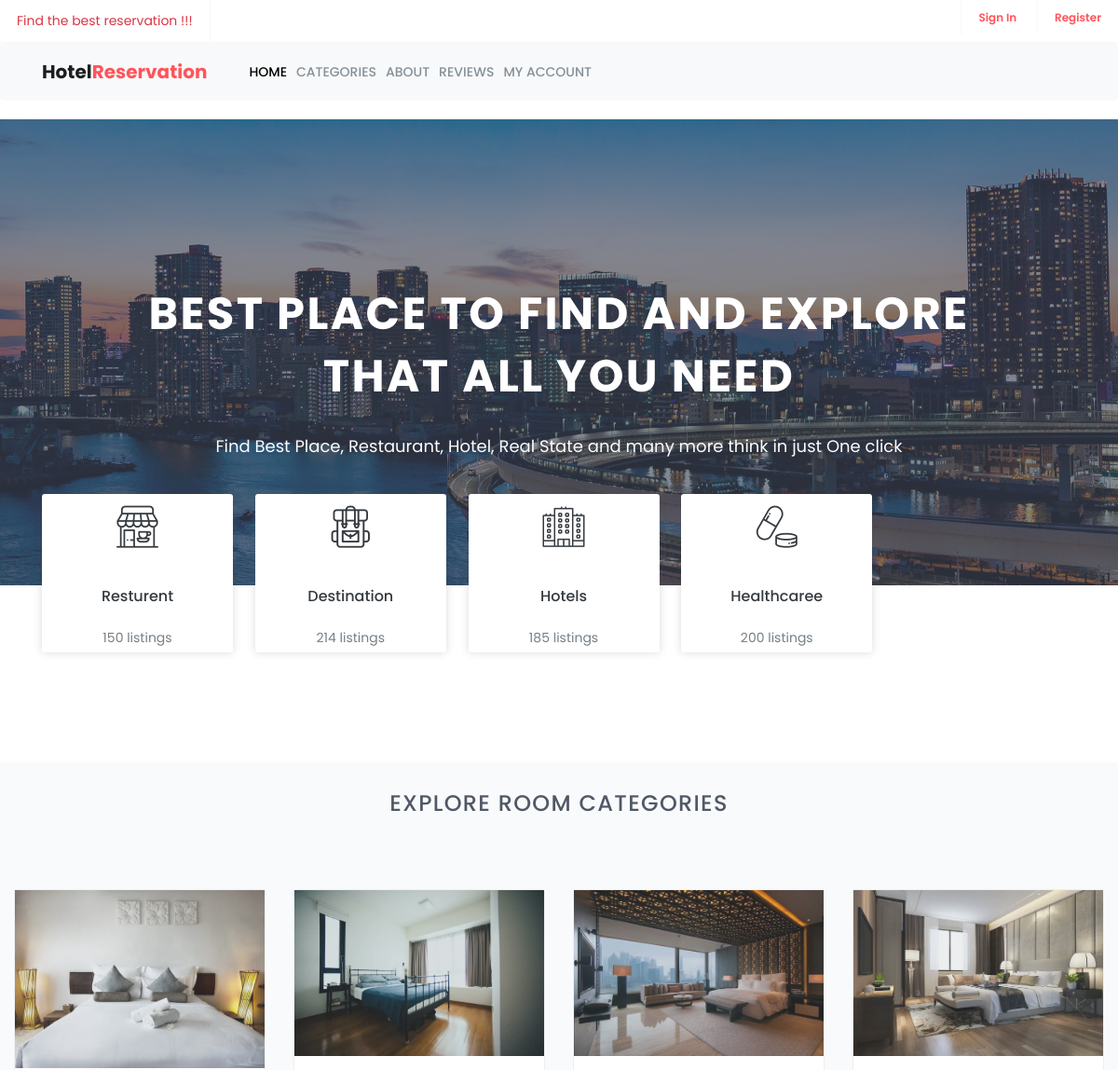
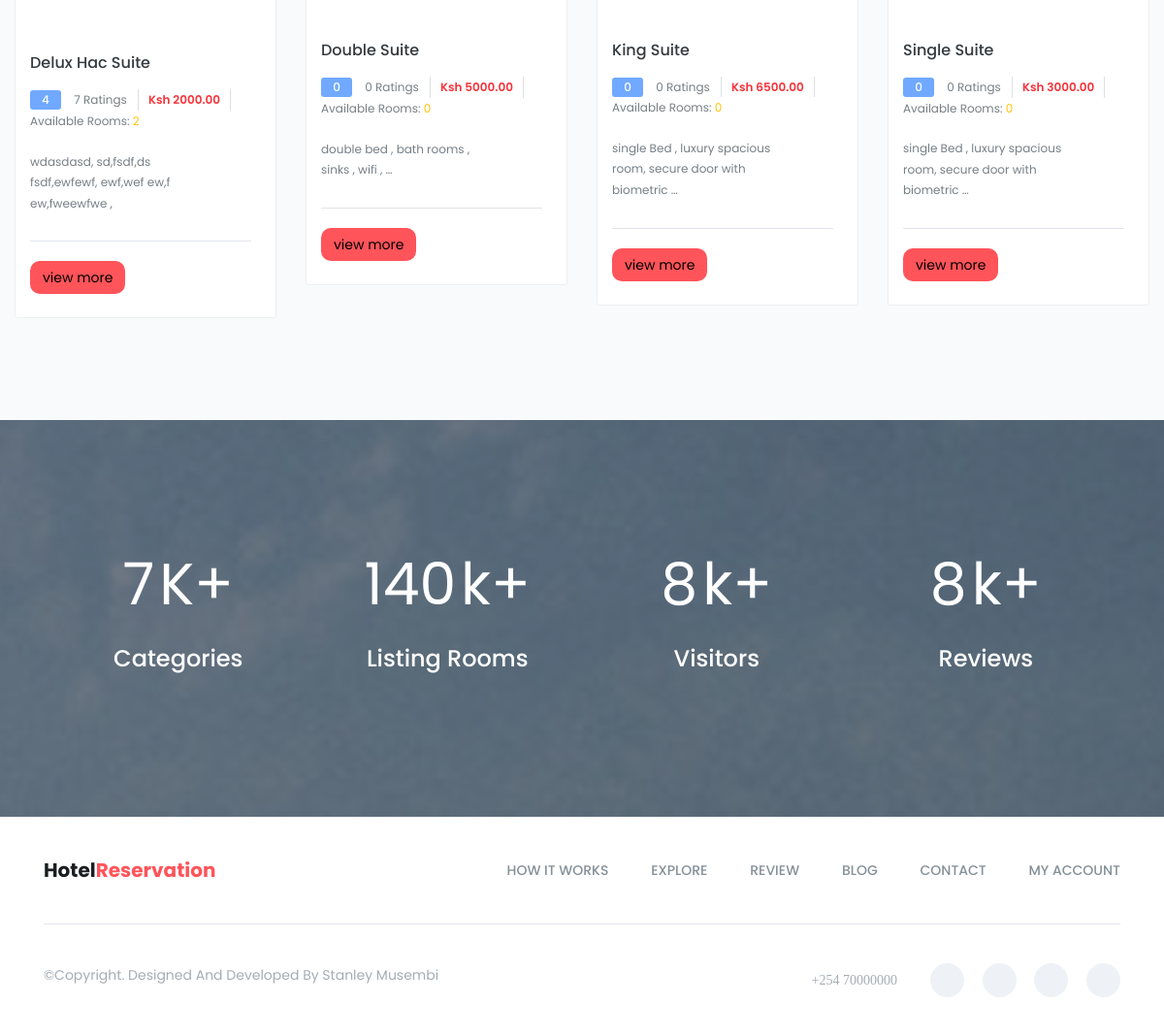
The page / on the database its author committed (2 pictures, top to bottom).
### hotel/models.py (models this page shows, shortened)
class RoomCategory(models.Model):
    name = models.CharField(max_length=255)
    description = models.TextField()
    capacity = models.IntegerField()
    beds = models.IntegerField()
    rooms = models.IntegerField()
    cost = models.DecimalField(max_digits=10, decimal_places=2)
    added_on = models.DateTimeField(auto_now_add=True)
    image = models.ImageField(upload_to="room_category_images")
    @property
    def total_reviews(self):
        return self.review_set.count()
    @property
    def average_rating(self):
         average  = self.review_set.aggregate(Avg('rating'))['rating__avg']
         return round(average) if average is not None else 0
    @property
    def available_rooms(self):
        return self.room_set.filter(status='available').count()

### hotel/views.py (the view)
# urls.py: path('', home, name='home'),
def home(request):
    room_categories  = RoomCategory.objects.all()[:4]
    categories_count = RoomCategory.objects.all().count()
    visitors_count = Booking.objects.all().count()
    rooms_count = RoomCategory.objects.aggregate(total_rooms = Sum('rooms'))['total_rooms']
    reviews_count = Review.objects.all().count()
    context = {
        'room_categories': room_categories,
        'rooms_count':rooms_count,
        'visitors_count':visitors_count,
        'categories_count':categories_count,
        'reviews_count':reviews_count
    }
    return render(request, 'public/index.html' , context)

### templates/public/index.html
 {% extends 'public/base.html'  %}
 {% load static %}
 		{% block content%}
		<section id="home" class="welcome-hero">
			<div class="container">
				<div class="welcome-hero-txt">
					<h2>best place to find and explore <br> that all you need </h2>
					<p>
						Find Best Place, Restaurant, Hotel, Real State and many more think in just One click
					</p>
				</div>
			</div>
		</section>
		<section id="list-topics" class="list-topics">
			<div class="container">
				<div class="list-topics-content">
					<ul>
						<li>
							<div class="single-list-topics-content">
								<div class="single-list-topics-icon">
									<i class="flaticon-restaurant"></i>
								</div>
								<h2><a href="#">resturent</a></h2>
								<p>150 listings</p>
							</div>
						</li>
						<li>
							<div class="single-list-topics-content">
								<div class="single-list-topics-icon">
									<i class="flaticon-travel"></i>
								</div>
								<h2><a href="#">destination</a></h2>
								<p>214 listings</p>
							</div>
						</li>
						<li>
							<div class="single-list-topics-content">
								<div class="single-list-topics-icon">
									<i class="flaticon-building"></i>
								</div>
								<h2><a href="#">hotels</a></h2>
								<p>185 listings</p>
							</div>
						</li>
						<li>
							<div class="single-list-topics-content">
								<div class="single-list-topics-icon">
									<i class="flaticon-pills"></i>
								</div>
								<h2><a href="#">healthcaree</a></h2>
								<p>200 listings</p>
							</div>
						</li>
					</ul>
				</div>
			</div>
		</section>
		<section id="explore" class="explore">
			<div class="container-fluid">
				<div class="section-header">
					<h2>explore room categories</h2>
				</div>
				<div class="explore-content">
						{% include 'public/category_list.html' %}
				</div>
			</div>
		</section>
		<section id="statistics"  class="statistics">
			<div class="container">
				<div class="statistics-counter">
					<div class="col-md-3 col-sm-6">
						<div class="single-ststistics-box">
							<div class="statistics-content">
								<div class="counter">{{categories_count}} </div> <span>K+</span>
							</div>
							<h3>categories</h3>
						</div>
					</div>
					<div class="col-md-3 col-sm-6">
						<div class="single-ststistics-box">
							<div class="statistics-content">
								<div class="counter">{{ rooms_count}}</div> <span>k+</span>
							</div>
							<h3>listing rooms</h3>
						</div>
					</div>
					<div class="col-md-3 col-sm-6">
						<div class="single-ststistics-box">
							<div class="statistics-content">
								<div class="counter">{{visitors_count}}</div> <span>k+</span>
							</div>
							<h3>visitors</h3>
						</div>
					</div>
					<div class="col-md-3 col-sm-6">
						<div class="single-ststistics-box">
							<div class="statistics-content">
								<div class="counter">{{reviews_count}} </div> <span>k+</span>
							</div>
							<h3>Reviews </h3>
						</div>
					</div>
				</div>
			</div>
		</section>
		{% endblock content%}

### templates/public/category_list.html
<div class="row">
    {% for category in room_categories %}
        <div class="col-md-3 col-sm-6">
            <div class="single-explore-item">
                <div class="single-explore-img">
                    <img src="{{ category.image.url }}" alt="explore image">
                </div>
                <div class="single-explore-txt bg-theme-1">
                    <h2><a href="#">{{ category.name }} suite</a></h2>
                    <p class="explore-rating-price">
                        <span class="explore-rating">{{category.average_rating}}</span>
                        <a href="#">{{ category.total_reviews}} ratings</a>
                        <span class="explore-price-box">
                            <span class="explore-price">Ksh {{ category.cost }}</span>
                        </span>
                        <a href="#">Available Rooms: <span class="text-warning">{{ category.available_rooms }}</span></a>
                    </p>
                    <div class="explore-person">
                        <div class="row">
                            <div class="col-sm-10">
                                <p>
                                    {{ category.description | truncatewords:10 }}
                                </p>
                            </div>
                        </div>
                    </div>
                    <div class="explore-open-close-part">
                        <div class="row">
                            <div class="col-sm-12">
                                <a href="{% url 'hotel:category' category.id %}" > <button class="btn btn-custom">view more </button> </a>
                            </div>
                        </div>
                    </div>
                </div>
            </div>
        </div>
    {% endfor %}
</div>

### static/assets/css/bootsnav.css (style rules this page uses)
body { -webkit-transition: all 0.3s ease-in-out; -moz-transition: all 0.3s ease-in-out; -o-transition: all 0.3s ease-in-out; -ms-transition: all 0.3s ease-in-out; transition: all 0.3s ease-in-out; }

### rows shown on the page
RoomCategory: image (picture), name "Delux Hac", average_rating "4", total_reviews "7", cost "2000.00", available_rooms "2", description "wdasdasd, sd,fsdf,ds fsdf,ewfewf, ewf,wef ew,f ew,fweewfwe ,"
RoomCategory: image (picture), name "Double", average_rating "0", total_reviews "0", cost "5000.00", available_rooms "0", description "double bed , bath rooms , sinks , wifi , …"
RoomCategory: image (picture), name "King", average_rating "0", total_reviews "0", cost "6500.00", available_rooms "0", description "single Bed , luxury spacious room, secure door with biometric …"
RoomCategory: image (picture), name "Single", average_rating "0", total_reviews "0", cost "3000.00", available_rooms "0", description "single Bed , luxury spacious room, secure door with biometric …"

### other values the page prints
{{ categories_count }} "7"
{{ rooms_count }} "140"
{{ visitors_count }} "8"
{{ reviews_count }} "8"
